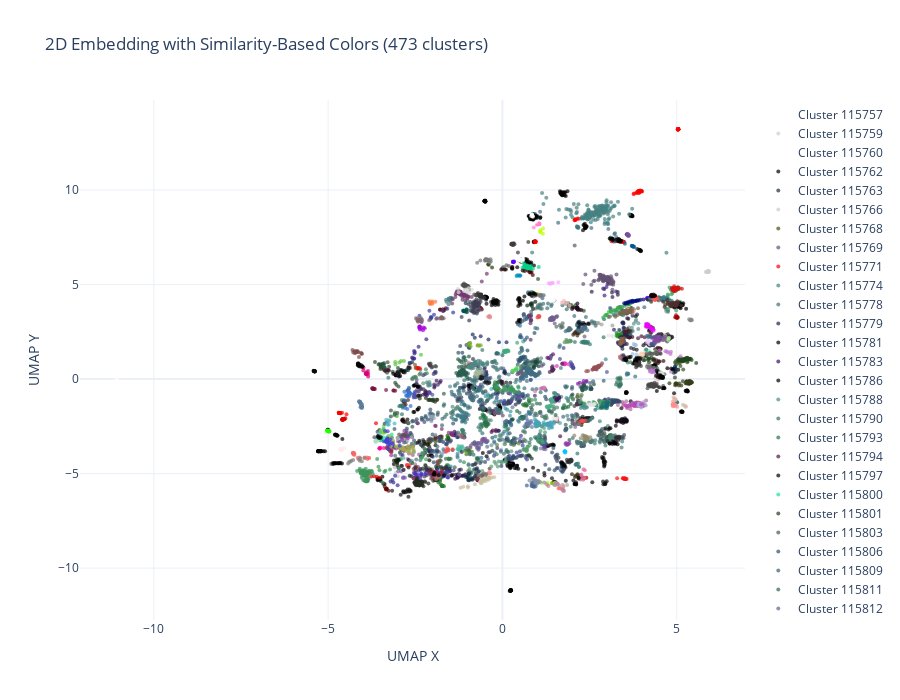
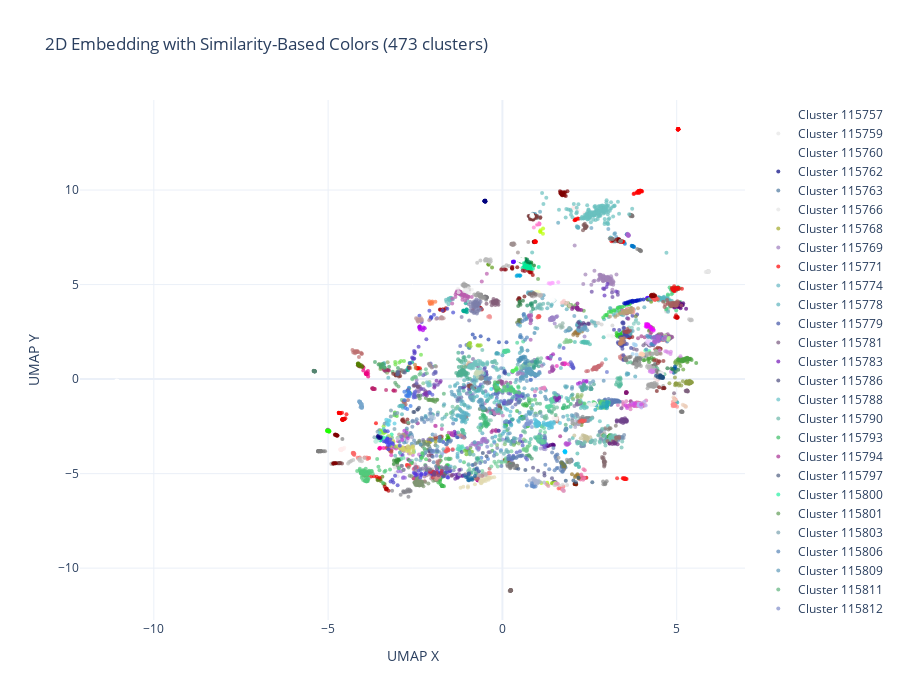
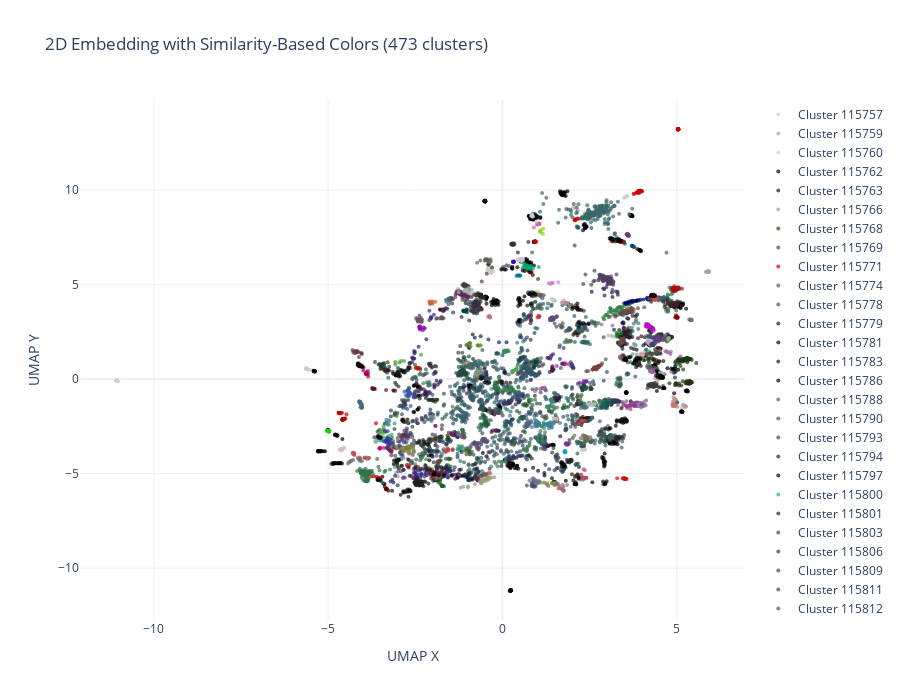

Notebook code cell kept with these figures, in order:
### Markdown cell above
## 11. V（明度）の範囲制御テスト

Vを0.5-1に限定して、暗い色を避ける例

### Code cell
print("\n" + "=" * 60)
print("Test: V の範囲制御と可視化")
print("=" * 60)

# テスト対象クラスタ（より多くのクラスタを対象）
test_clusters = np.random.choice(
    list({cid for pair in similarity_dict['mahalanobis_distance'].keys() for cid in pair}),
    size=100,
    replace=False
).tolist()
print(f"  Test clusters: {test_clusters[:10]} ...")

# テスト対象クラスタ(all)
test_clusters = None  # 全クラスタ対象

# パターン1: デフォルト（V: 0.0-1.0）
print("\n1️⃣  V range: (0, 1) - 全範囲")
colors_full_v = compute_cluster_colors_from_similarity(
    similarity_dict['mahalanobis_distance'],
    cluster_ids=test_clusters,
    value_range=(0, 1)
)

# パターン2: V を 0.5-1.0 に制限（暗い色を避ける）
print("\n2️⃣  V range: (0.5, 1) - 暗い色を避ける")
colors_bright_v = compute_cluster_colors_from_similarity(
    similarity_dict['mahalanobis_distance'],
    cluster_ids=test_clusters,
    value_range=(0.5, 1)
)

# パターン3: V を 0.0-0.8 に制限（明るすぎる色を避ける）
print("\n3️⃣  V range: (0, 0.8) - 明るすぎる色を避ける")
colors_dark_v = compute_cluster_colors_from_similarity(
    similarity_dict['mahalanobis_distance'],
    cluster_ids=test_clusters,
    value_range=(0, 0.8)
)

# 数値比較
print("\n📊 同じクラスタの色を比較:")
for cid in [0, 5, 10, 15, 20]:
    print(f"\nCluster {cid}:")
    print(f"  V(0, 1):     {colors_full_v.get(cid)}")
    print(f"  V(0.5, 1):   {colors_bright_v.get(cid)} ← より明るい傾向")
    print(f"  V(0, 0.8):   {colors_dark_v.get(cid)} ← より暗い傾向")

# 可視化: visualize_embedding_with_colors を使用して3パターンを表示
print("\n" + "=" * 60)
print("2D 埋め込み空間での可視化比較")
print("=" * 60)

# パターン1: V(0, 1) - 全範囲
print("\n▶️  パターン1: V range (0, 1) - 全範囲")
visualize_embedding_with_colors(
    df_denoised,
    colors_full_v,
    x_col='x',
    y_col='y',
    cluster_col='cluster_id',
    label_col='label',
    max_cluster_size=2000
)

# パターン2: V(0.5, 1) - 暗い色を避ける
print("\n▶️  パターン2: V range (0.5, 1) - 暗い色を避ける（明るい色のみ）")
visualize_embedding_with_colors(
    df_denoised,
    colors_bright_v,
    x_col='x',
    y_col='y',
    cluster_col='cluster_id',
    label_col='label',
    max_cluster_size=2000
)

# パターン3: V(0, 0.8) - 明るすぎる色を避ける
print("\n▶️  パターン3: V range (0, 0.8) - 明るすぎる色を避ける（濃い色を含む）")
visualize_embedding_with_colors(
    df_denoised,
    colors_dark_v,
    x_col='x',
    y_col='y',
    cluster_col='cluster_id',
    label_col='label',
    max_cluster_size=2000
)

print("\n✅ V の範囲制御により、色の明度分布が変わります！")
print("=" * 60)
